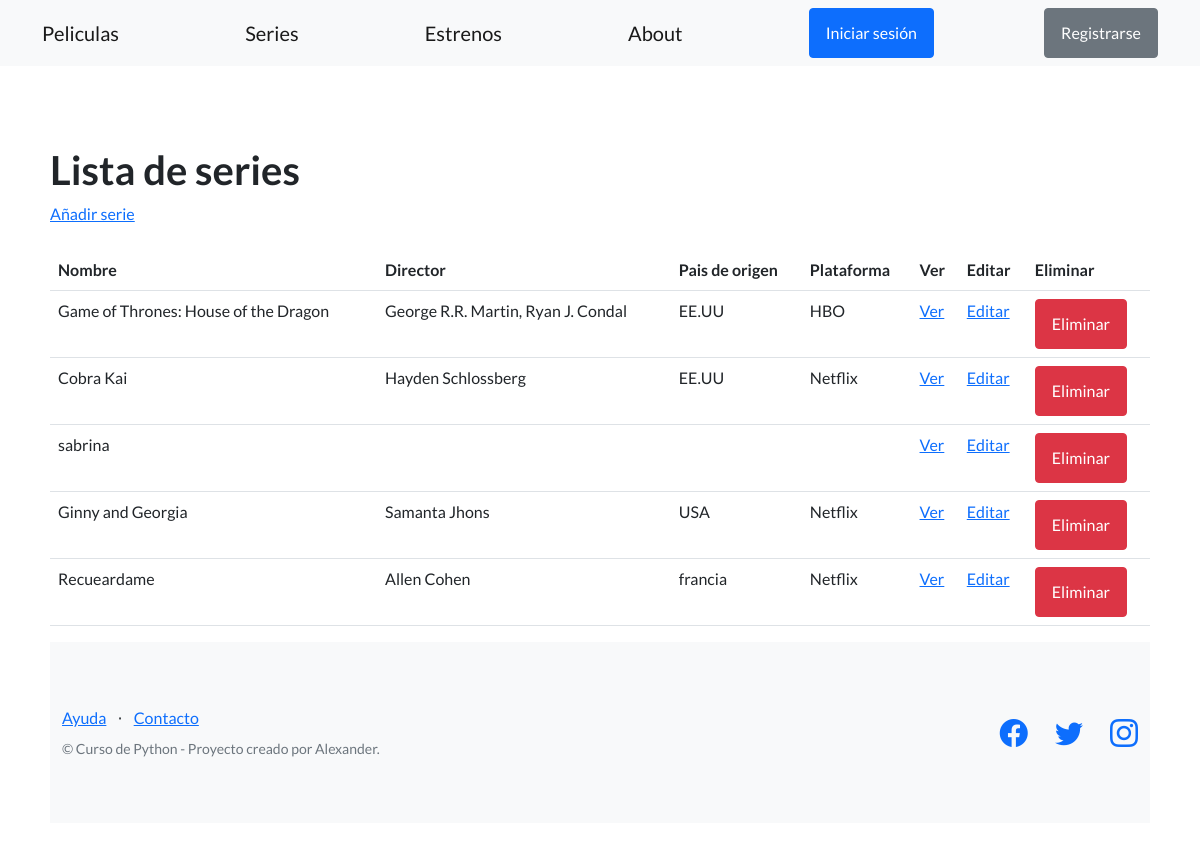
Page /plataforma/series/ on the committed database.
### critica_cine/models.py (models this page shows, shortened)
class Series(models.Model):
    nombre_de_pelicula = models.CharField(max_length=200)
    director = models.CharField(max_length=200)
    pais_de_origen = models.CharField(max_length=200)
    descripcion = models.CharField(max_length=500)
    plataforma = models.CharField(max_length=200)

### critica_cine/views.py (the view)
# urls.py: path("series/",SeriesListView.as_view(), name="series"),
class SeriesListView(ListView):
    model = Series
    template_name = "critica_cine/lista_series.html"

### critica_cine/templates/critica_cine/lista_series.html (shortened to what this page needs)
{% extends "critica_cine/base.html" %}
{% block contenido %}
<section>
    <div>
        <h1>Lista de series</h1>
        <a href="{% url "crear_serie" %}">Añadir serie</a>
        <br></br>
        <table class = "table">
            <tbody>
               <tr>
                   <th> Nombre</th>
                   <th> Director</th>
                   <th> Pais de origen</th>
                   <th> Plataforma</th>
                   <th> Ver </th>
                   <th> Editar </th>
                   <th> Eliminar </th>
               </tr>
                {% for serie in object_list %}
               <tr>
                   <td>{{serie.nombre_de_pelicula}}</td>
                   <td>{{serie.director}}</td>
                   <td>{{serie.pais_de_origen}}</td>
                   <td>{{serie.plataforma}}</td>
                   <td>
                    <a href="{% url "ver_serie" serie.id %}">Ver</a>
                   </td>
                   <td>
                    <a href="{% url "editar_serie" serie.id %}">Editar</a>
                   </td>
                   <td>
                    <a href="{% url "eliminar_serie" serie.id %}"><button type="button" class="btn btn-danger">Eliminar</button>
                   </td>
               </tr>
                 {% endfor %}
            </body>
{% endblock contenido %}

### rows in the picture
Series: nombre_de_pelicula "Game of Thrones: House of the Dragon", director "George R.R. Martin, Ryan J. Condal", pais_de_origen "EE.UU", plataforma "HBO"
Series: nombre_de_pelicula "Cobra Kai", director "Hayden Schlossberg", pais_de_origen "EE.UU", plataforma "Netflix"
Series: nombre_de_pelicula "sabrina"
Series: nombre_de_pelicula "Ginny and Georgia", director "Samanta Jhons", pais_de_origen "USA", plataforma "Netflix"
Series: nombre_de_pelicula "Recueardame", director "Allen Cohen", pais_de_origen "francia", plataforma "Netflix"
